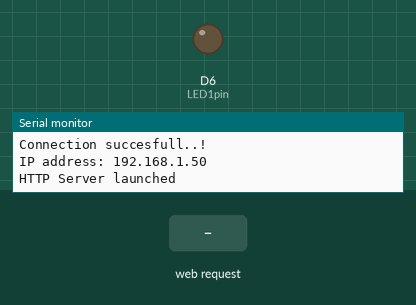
Recording of a sketch running on a simulated ESP8266 (NodeMCU). Parts: output pins drawn as LEDs (lit = HIGH), the last lines printed to the serial monitor. The inputs (shaded band) are chosen by the test bench. WiFi joins after 1.5 s; servers stay silent unless stated.

Above: at 3.3 s.
3.4 s: HTTP request GET /led1on received
At 4.1 s:
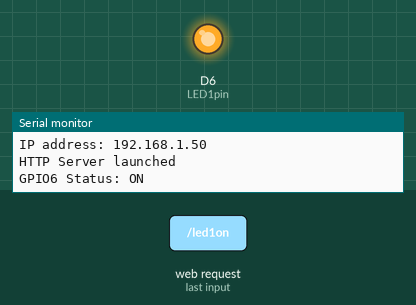
4.9 s: HTTP request GET / received
At 5.3 s:
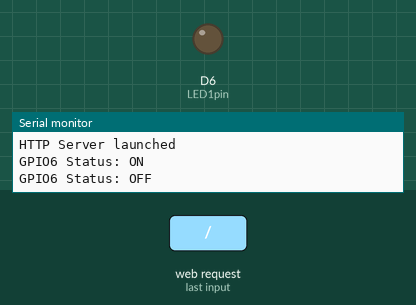
Timing chart, 0 to 7.9 s (numbered marks = the images above; inputs shaded):
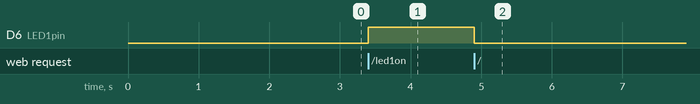

Measured:
- after the input at 3.4 s, D6 (LED1pin): LOW → HIGH at once
- after the input at 4.9 s, D6 (LED1pin): HIGH → LOW at once

The sketch:

magicLight.ino
```cpp
// Arda Bozlak
// 52863
// Erasmus Exchange student at ZUT Computer Science and Information Technology Faculty

#include <ESP8266WiFi.h>
#include <ESP8266WebServer.h>

const char *ssid = "ardab";        //  Network ID
const char *password = "8125526A"; //  Network password

ESP8266WebServer server(80); // We created a web server object using port 80

uint8_t LED1pin = D6;
bool LED1status = LOW;

void setup()
{
  Serial.begin(115200);
  delay(100);
  pinMode(LED1pin, OUTPUT);

  Serial.println("Connecting");
  Serial.println(ssid);

  // The function that allows us to connect local network
  WiFi.begin(ssid, password);

  // checking out the conenction
  while (WiFi.status() != WL_CONNECTED)
  {
    delay(1000);
    Serial.print("."); // Loading sign
  }
  Serial.println("");
  Serial.println("Connection succesfull..!");
  Serial.print("IP address: ");
  Serial.println(WiFi.localIP());

  server.on("/", handle_OnConnect);
  server.on("/led1on", handle_led1on);
  server.on("/led1off", handle_led1off);
  server.onNotFound(handle_NotFound);

  server.begin();
  Serial.println("HTTP Server launched");
}
void loop()
{
  server.handleClient();
  if (LED1status)
  {
    digitalWrite(LED1pin, HIGH);
  }
  else
  {
    digitalWrite(LED1pin, LOW);
  }
}
// the function that works on beginning
void handle_OnConnect()
{
  LED1status = LOW;
  Serial.println("GPIO6 Status: OFF");
  server.send(200, "text/html", SendHTML(LED1status));
}
// function for turning LED on
void handle_led1on()
{
  LED1status = HIGH;
  Serial.println("GPIO6 Status: ON");
  server.send(200, "text/html", SendHTML(true));
}
// function for turning LED off
void handle_led1off()
{
  LED1status = LOW;
  Serial.println("GPIO6 Status: OFF");
  server.send(200, "text/html", SendHTML(false));
}
// exception for wrong url
void handle_NotFound()
{
  server.send(404, "text/plain", "Page not found");
}
// HTML template =>
String SendHTML(uint8_t led1stat)
{
  String ptr = "<!DOCTYPE html> <html>\n";
  ptr += "<head><meta name=\"viewport\" content=\"width=device-width, initial-scale=1.0, user-scalable=no\">\n";
  ptr += "<meta http-equiv=\"Content-Type\" content=\"text/html;charset=UTF-8\">";
  ptr += "<title>ESP8266 BA52863</title>\n";
  ptr += "<style>html { font-family: Helvetica; display: inline-block; margin: 0px auto; text-align: center;}\n";
  ptr += "body{margin-top: 50px;} h1 {color: #444444;margin: 50px auto 30px;} h3 {color: #444444;margin-bottom: 50px;}\n";
  ptr += ".button {display: block;width: 80px;background-color: #1abc9c;border: none;color: white;padding: 13px 30px;text-decoration: none;font-size: 25px;margin: 0px auto 35px;cursor: pointer;border-radius: 4px;}\n";
  ptr += ".button-on {background-color: #1abc9c;}\n";
  ptr += ".button-on:active {background-color: #16a085;}\n";
  ptr += ".button-off {background-color: #34495e;}\n";
  ptr += ".button-off:active {background-color: #2c3e50;}\n";
  ptr += "p {font-size: 14px;color: #888;margin-bottom: 10px;}\n";
  ptr += "</style>\n";
  ptr += "</head>\n";
  ptr += "<body>\n";
  ptr += "<h1>ESP8266 Web Server Project</h1>\n";
  ptr += "<h3>Arda Bozlak 52863</h3>\n";
  ptr += "<h3>Introduction to the Internet of Things Final Project</h3>\n";
  ptr += "<h3>ESP Station(STA) MODE</h3>\n";

  if (led1stat)
  {
    ptr += "<p>LED STATUS: ON</p><a class=\"button button-off\" href=\"/led1off\">OFF</a>\n";
  }
  else
  {
    ptr += "<p>LED STATUS: OFF</p><a class=\"button button-on\" href=\"/led1on\">ON</a>\n";
  }

  ptr += "</body>\n";
  ptr += "</html>\n";
  return ptr;
}
```
